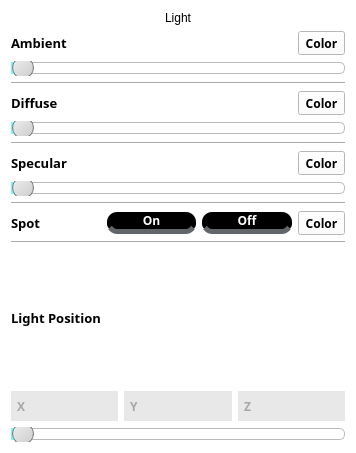
<?xml version="1.0" encoding="UTF-8"?>
<ui version="4.0">
 <class>LightWidgetForm</class>
 <widget class="QWidget" name="LightWidgetForm">
  <property name="geometry">
   <rect>
    <x>0</x>
    <y>0</y>
    <width>356</width>
    <height>453</height>
   </rect>
  </property>
  <property name="sizePolicy">
   <sizepolicy hsizetype="Maximum" vsizetype="Maximum">
    <horstretch>0</horstretch>
    <verstretch>0</verstretch>
   </sizepolicy>
  </property>
  <property name="windowTitle">
   <string>Form</string>
  </property>
  <property name="styleSheet">
   <string notr="true">background-color:rgb(255, 255, 255)</string>
  </property>
  <layout class="QGridLayout" name="gridLayout">
   <item row="0" column="0">
    <layout class="QVBoxLayout" name="verticalLayout_7" stretch="0,1">
     <item>
      <widget class="QLabel" name="label_6">
       <property name="text">
        <string>Light</string>
       </property>
       <property name="alignment">
        <set>Qt::AlignCenter</set>
       </property>
      </widget>
     </item>
     <item>
      <layout class="QVBoxLayout" name="verticalLayout_6">
       <item>
        <layout class="QVBoxLayout" name="verticalLayout">
         <item>
          <layout class="QHBoxLayout" name="horizontalLayout">
           <item>
            <widget class="QLabel" name="label">
             <property name="font">
              <font>
               <family>Arial Black</family>
               <pointsize>10</pointsize>
               <weight>75</weight>
               <bold>true</bold>
              </font>
             </property>
             <property name="text">
              <string>Ambient</string>
             </property>
            </widget>
           </item>
           <item>
            <widget class="QToolButton" name="AmbientColorButton">
             <property name="font">
              <font>
               <family>Arial Black</family>
               <weight>75</weight>
               <bold>true</bold>
              </font>
             </property>
             <property name="text">
              <string>Color</string>
             </property>
             <property name="icon">
              <iconset>
               <normaloff>../../Users/KOSA/Desktop/image/LightColor.png</normaloff>../../Users/KOSA/Desktop/image/LightColor.png</iconset>
             </property>
             <property name="toolButtonStyle">
              <enum>Qt::ToolButtonTextUnderIcon</enum>
             </property>
             <property name="arrowType">
              <enum>Qt::NoArrow</enum>
             </property>
            </widget>
           </item>
          </layout>
         </item>
         <item>
          <widget class="QSlider" name="AmbientSlider">
           <property name="styleSheet">
            <string notr="true">QSlider::groove:horizontal {
    border: 1px solid #bbb;
    background: white;
    height: 10px;
    border-radius: 5px;
}

QSlider::handle:horizontal {
    background: qlineargradient(x1:0, y1:0, x2:1, y2:1, stop:0 #eee, stop:1 #ccc);
    border: 1px solid #777;
    width: 20px;
    margin: -5px 0;
    border-radius: 10px;
}
QSlider::sub-page:horizontal {
    background: rgb(123, 248, 255);
}</string>
           </property>
           <property name="orientation">
            <enum>Qt::Horizontal</enum>
           </property>
          </widget>
         </item>
        </layout>
       </item>
       <item>
        <widget class="Line" name="line">
         <property name="orientation">
          <enum>Qt::Horizontal</enum>
         </property>
        </widget>
       </item>
       <item>
        <layout class="QVBoxLayout" name="verticalLayout_2">
         <item>
          <layout class="QHBoxLayout" name="horizontalLayout_2">
           <item>
            <widget class="QLabel" name="label_2">
             <property name="font">
              <font>
               <family>Arial Black</family>
               <pointsize>10</pointsize>
               <weight>75</weight>
               <bold>true</bold>
              </font>
             </property>
             <property name="text">
              <string>Diffuse</string>
             </property>
            </widget>
           </item>
           <item>
            <widget class="QToolButton" name="DiffuseColorButton">
             <property name="font">
              <font>
               <family>Arial Black</family>
               <weight>75</weight>
               <bold>true</bold>
              </font>
             </property>
             <property name="text">
              <string>Color</string>
             </property>
             <property name="icon">
              <iconset>
               <normaloff>../../Users/KOSA/Desktop/image/LightColor.png</normaloff>../../Users/KOSA/Desktop/image/LightColor.png</iconset>
             </property>
             <property name="toolButtonStyle">
              <enum>Qt::ToolButtonTextUnderIcon</enum>
             </property>
             <property name="arrowType">
              <enum>Qt::NoArrow</enum>
             </property>
            </widget>
           </item>
          </layout>
         </item>
         <item>
          <widget class="QSlider" name="DiffuseSlider">
           <property name="styleSheet">
            <string notr="true">QSlider::groove:horizontal {
    border: 1px solid #bbb;
    background: white;
    height: 10px;
    border-radius: 5px;
}

QSlider::handle:horizontal {
    background: qlineargradient(x1:0, y1:0, x2:1, y2:1, stop:0 #eee, stop:1 #ccc);
    border: 1px solid #777;
    width: 20px;
    margin: -5px 0;
    border-radius: 10px;
}
QSlider::sub-page:horizontal {
    background: rgb(123, 248, 255);
}</string>
           </property>
           <property name="orientation">
            <enum>Qt::Horizontal</enum>
           </property>
          </widget>
         </item>
        </layout>
       </item>
       <item>
        <widget class="Line" name="line_2">
         <property name="orientation">
          <enum>Qt::Horizontal</enum>
         </property>
        </widget>
       </item>
       <item>
        <layout class="QVBoxLayout" name="verticalLayout_3">
         <item>
          <layout class="QHBoxLayout" name="horizontalLayout_3">
           <item>
            <widget class="QLabel" name="label_3">
             <property name="font">
              <font>
               <family>Arial Black</family>
               <pointsize>10</pointsize>
               <weight>75</weight>
               <bold>true</bold>
              </font>
             </property>
             <property name="text">
              <string>Specular</string>
             </property>
            </widget>
           </item>
           <item>
            <widget class="QToolButton" name="SpecularColorButton">
             <property name="font">
              <font>
               <family>Arial Black</family>
               <weight>75</weight>
               <bold>true</bold>
              </font>
             </property>
             <property name="text">
              <string>Color</string>
             </property>
             <property name="icon">
              <iconset>
               <normaloff>../../Users/KOSA/Desktop/image/LightColor.png</normaloff>../../Users/KOSA/Desktop/image/LightColor.png</iconset>
             </property>
             <property name="toolButtonStyle">
              <enum>Qt::ToolButtonTextUnderIcon</enum>
             </property>
             <property name="arrowType">
              <enum>Qt::NoArrow</enum>
             </property>
            </widget>
           </item>
          </layout>
         </item>
         <item>
          <widget class="QSlider" name="SpecularSlider">
           <property name="styleSheet">
            <string notr="true">QSlider::groove:horizontal {
    border: 1px solid #bbb;
    background: white;
    height: 10px;
    border-radius: 5px;
}

QSlider::handle:horizontal {
    background: qlineargradient(x1:0, y1:0, x2:1, y2:1, stop:0 #eee, stop:1 #ccc);
    border: 1px solid #777;
    width: 20px;
    margin: -5px 0;
    border-radius: 10px;
}
QSlider::sub-page:horizontal {
    background: rgb(123, 248, 255);
}</string>
           </property>
           <property name="orientation">
            <enum>Qt::Horizontal</enum>
           </property>
          </widget>
         </item>
        </layout>
       </item>
       <item>
        <widget class="Line" name="line_3">
         <property name="orientation">
          <enum>Qt::Horizontal</enum>
         </property>
        </widget>
       </item>
       <item>
        <layout class="QVBoxLayout" name="verticalLayout_4">
         <item>
          <layout class="QHBoxLayout" name="horizontalLayout_4">
           <item>
            <widget class="QLabel" name="label_4">
             <property name="font">
              <font>
               <family>Arial Black</family>
               <pointsize>10</pointsize>
               <weight>75</weight>
               <bold>true</bold>
              </font>
             </property>
             <property name="text">
              <string>Spot</string>
             </property>
            </widget>
           </item>
           <item>
            <widget class="QPushButton" name="OnPushButton">
             <property name="font">
              <font>
               <family>Arial Black</family>
               <weight>75</weight>
               <bold>true</bold>
              </font>
             </property>
             <property name="styleSheet">
              <string notr="true">QPushButton
{
   color:white;
   background-color: rgb(0, 0, 0);
    border-bottom:5px solid #626569;

   border-radius:10px;
}
QPushButton:hover
{
   color:white;
   background-color: #1f75d9;
    border-bottom:5px solid #165195;
   border-radius:10px;
}
</string>
             </property>
             <property name="text">
              <string>On</string>
             </property>
            </widget>
           </item>
           <item>
            <widget class="QPushButton" name="OffPushButton">
             <property name="font">
              <font>
               <family>Arial Black</family>
               <weight>75</weight>
               <bold>true</bold>
              </font>
             </property>
             <property name="styleSheet">
              <string notr="true">QPushButton
{
   color:white;
   background-color: rgb(0, 0, 0);
    border-bottom:5px solid #626569;

   border-radius:10px;
}

QPushButton:hover
{
   color:white;
   background-color: rgb(255, 44, 107);
    border-bottom:5px solid rgb(255, 14, 50);
   border-radius:10px;
}</string>
             </property>
             <property name="text">
              <string>Off</string>
             </property>
            </widget>
           </item>
           <item>
            <widget class="QToolButton" name="SpotColorButton">
             <property name="font">
              <font>
               <family>Arial Black</family>
               <weight>75</weight>
               <bold>true</bold>
              </font>
             </property>
             <property name="text">
              <string>Color</string>
             </property>
             <property name="icon">
              <iconset>
               <normaloff>../../Users/KOSA/Desktop/image/LightColor.png</normaloff>../../Users/KOSA/Desktop/image/LightColor.png</iconset>
             </property>
             <property name="toolButtonStyle">
              <enum>Qt::ToolButtonTextUnderIcon</enum>
             </property>
             <property name="arrowType">
              <enum>Qt::NoArrow</enum>
             </property>
            </widget>
           </item>
          </layout>
         </item>
        </layout>
       </item>
       <item>
        <layout class="QVBoxLayout" name="verticalLayout_5">
         <item>
          <widget class="Line" name="line_4">
           <property name="orientation">
            <enum>Qt::Horizontal</enum>
           </property>
          </widget>
         </item>
         <item>
          <widget class="QLabel" name="label_5">
           <property name="font">
            <font>
             <family>Arial Black</family>
             <pointsize>10</pointsize>
             <weight>75</weight>
             <bold>true</bold>
            </font>
           </property>
           <property name="text">
            <string>Light Position</string>
           </property>
          </widget>
         </item>
         <item>
          <layout class="QHBoxLayout" name="horizontalLayout_5">
           <item>
            <widget class="QRadioButton" name="XradioButton">
             <property name="font">
              <font>
               <family>Arial Black</family>
               <weight>75</weight>
               <bold>true</bold>
              </font>
             </property>
             <property name="styleSheet">
              <string notr="true">QRadioButton
{
    background-color:rgb(232, 232, 232);
    color: #a7a7a7;
   width: 100px;
    height: 30px;
}

QRadioButton::indicator 
{
    background-color: ff3399;
    border-style: outset;
    width: 0px;
    height: 0px;
}

QRadioButton::checked {
   background:#006 ;
 color:#fff;
}

QRadioButton::hover {
  background:#006 ;
 color:#fff;
}</string>
             </property>
             <property name="text">
              <string>X</string>
             </property>
            </widget>
           </item>
           <item>
            <widget class="QRadioButton" name="YradioButton">
             <property name="font">
              <font>
               <family>Arial Black</family>
               <weight>75</weight>
               <bold>true</bold>
              </font>
             </property>
             <property name="styleSheet">
              <string notr="true">QRadioButton
{
    background-color:rgb(232, 232, 232);
    color: #a7a7a7;
   width: 100px;
    height: 30px;
}

QRadioButton::indicator 
{
    background-color: ff3399;
    border-style: outset;
    width: 0px;
    height: 0px;
}

QRadioButton::checked {
   background:rgb(30, 165, 255) ;
 color:#fff;
}

QRadioButton::hover {
  background:rgb(30, 165, 255) ;
 color:#fff;
}</string>
             </property>
             <property name="text">
              <string>Y</string>
             </property>
            </widget>
           </item>
           <item>
            <widget class="QRadioButton" name="ZradioButton">
             <property name="font">
              <font>
               <family>Arial Black</family>
               <weight>75</weight>
               <bold>true</bold>
              </font>
             </property>
             <property name="styleSheet">
              <string notr="true">QRadioButton
{
    background-color:rgb(232, 232, 232);
    color: #a7a7a7;
   width: 100px;
    height: 30px;
}

QRadioButton::indicator 
{
    background-color: ff3399;
    border-style: outset;
    width: 0px;
    height: 0px;
}

QRadioButton::checked {
   background:rgb(106, 255, 25) ;
 color:#fff;
}

QRadioButton::hover {
  background:rgb(106, 255, 25) ;
 color:#fff;
}</string>
             </property>
             <property name="text">
              <string>Z</string>
             </property>
            </widget>
           </item>
          </layout>
         </item>
         <item>
          <widget class="QSlider" name="IntensityLightSlider">
           <property name="styleSheet">
            <string notr="true">QSlider::groove:horizontal {
    border: 1px solid #bbb;
    background: white;
    height: 10px;
    border-radius: 5px;
}

QSlider::handle:horizontal {
    background: qlineargradient(x1:0, y1:0, x2:1, y2:1, stop:0 #eee, stop:1 #ccc);
    border: 1px solid #777;
    width: 20px;
    margin: -5px 0;
    border-radius: 10px;
}
QSlider::sub-page:horizontal {
    background: rgb(123, 248, 255);
}</string>
           </property>
           <property name="orientation">
            <enum>Qt::Horizontal</enum>
           </property>
          </widget>
         </item>
        </layout>
       </item>
      </layout>
     </item>
    </layout>
   </item>
  </layout>
 </widget>
 <resources/>
 <connections/>
</ui>
